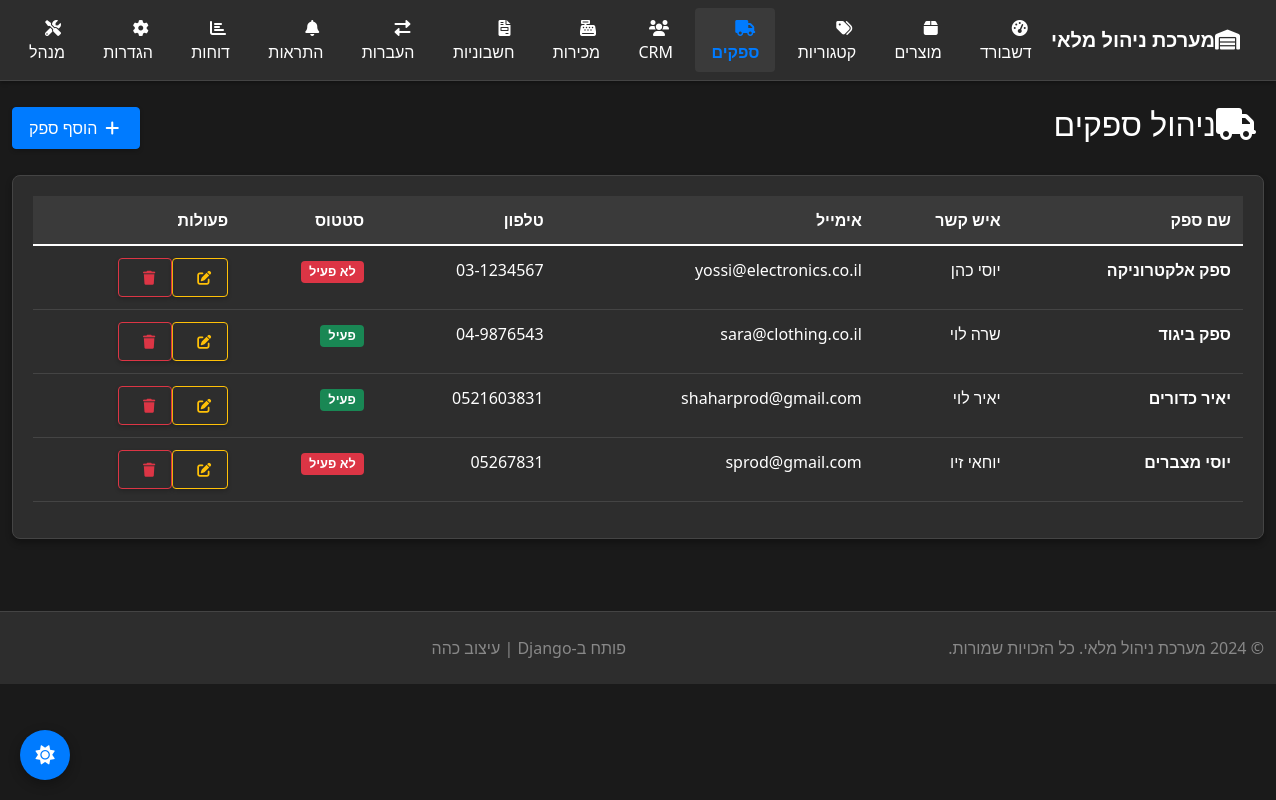
The page /inventory/suppliers/ on the database as committed earlier.
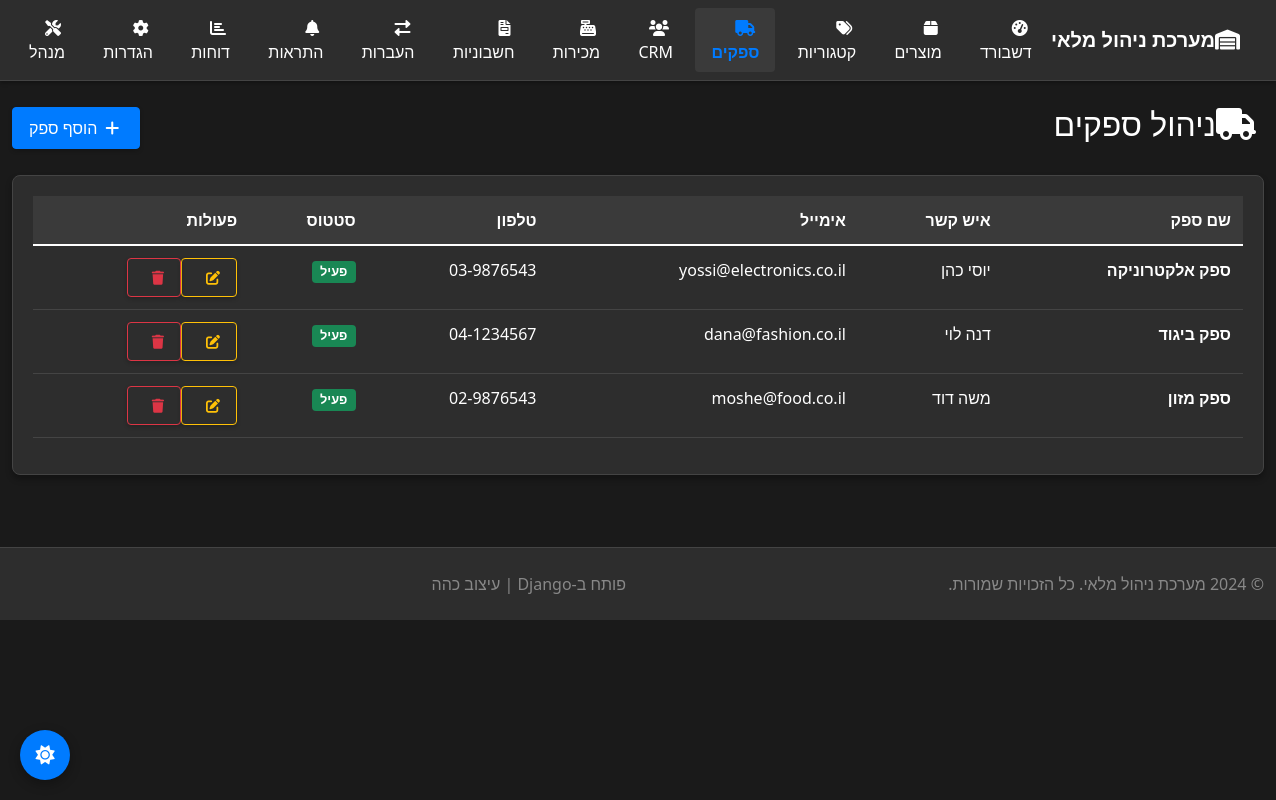
The same page on the database as committed later.
### inventory/models.py (models this page shows, shortened)
class Supplier(models.Model):
    name = models.CharField(max_length=200)
    contact_person = models.CharField(max_length=100, blank=True)
    email = models.EmailField(blank=True)
    phone = models.CharField(max_length=20, blank=True)
    address = models.TextField(blank=True)
    is_active = models.BooleanField(default=True)
    created_at = models.DateTimeField(auto_now_add=True)

### inventory/views.py (the view)
# urls.py: path('suppliers/', views.supplier_list, name='supplier_list'),
def supplier_list(request):
    suppliers = Supplier.objects.all()
    return render(request, 'inventory/supplier_list.html', {'suppliers': suppliers})

### inventory/templates/inventory/supplier_list.html (shortened to what this page needs)
{% extends 'inventory/base.html' %}
{% block content %}
<div class="row">
    <div class="col-12">
        <div class="d-flex justify-content-between align-items-center mb-4">
            <h2><i class="fas fa-truck me-2"></i>ניהול ספקים</h2>
            <a href="{% url 'add_supplier' %}" class="btn btn-primary">
                <i class="fas fa-plus me-1"></i>הוסף ספק
            </a>
        </div>
        <div class="card">
            <div class="card-body">
                {% if suppliers %}
                    <div class="table-responsive">
                        <table class="table table-hover">
                            <thead>
                                <tr>
                                    <th>שם ספק</th>
                                    <th>איש קשר</th>
                                    <th>אימייל</th>
                                    <th>טלפון</th>
                                    <th>סטטוס</th>
                                    <th>פעולות</th>
                                </tr>
                            </thead>
                            <tbody>
                                {% for supplier in suppliers %}
                                <tr>
                                    <td>
                                        <strong>{{ supplier.name }}</strong>
                                    </td>
                                    <td>{{ supplier.contact_person|default:"ללא" }}</td>
                                    <td>{{ supplier.email|default:"ללא" }}</td>
                                    <td>{{ supplier.phone|default:"ללא" }}</td>
                                    <td>
                                        <span class="badge bg-{% if supplier.is_active %}success{% else %}danger{% endif %}">
                                            {% if supplier.is_active %}פעיל{% else %}לא פעיל{% endif %}
                                        </span>
                                    </td>
                                    <td>
                                        <div class="btn-group btn-group-sm">
                                            <a href="{% url 'edit_supplier' supplier.pk %}" class="btn btn-outline-warning" title="ערוך">
                                                <i class="fas fa-edit"></i>
                                            </a>
                                            <a href="{% url 'delete_supplier' supplier.pk %}" class="btn btn-outline-danger" title="מחק">
                                                <i class="fas fa-trash"></i>
                                            </a>
                                        </div>
                                    </td>
                                </tr>
                                {% endfor %}
                            </tbody>
                        </table>
                    </div>
                {% else %}
                    <div class="alert alert-info text-center">
                        <i class="fas fa-info-circle me-2"></i>
                        לא נמצאו ספקים
                    </div>
                {% endif %}
            </div>
        </div>
    </div>
</div>
{% endblock %}

Rows that differ between the two databases and show on the page:
removed Supplier: name "יאיר כדורים", contact_person "יאיר לוי", email "shaharprod@gmail.com", phone "0521603831", is_active "פעיל"
removed Supplier: name "יוסי מצברים", contact_person "יוחאי זיו", email "sprod@gmail.com", phone "05267831", is_active "לא פעיל"
changed Supplier "ספק אלקטרוניקה": phone "03-1234567" → "03-9876543"; is_active "לא פעיל" → "פעיל"
changed Supplier "ספק ביגוד": contact_person "שרה לוי" → "דנה לוי"; email "sara@clothing.co.il" → "dana@fashion.co.il"; phone "04-9876543" → "04-1234567"
added Supplier: name "ספק מזון", contact_person "משה דוד", email "moshe@food.co.il", phone "02-9876543", is_active "פעיל"
